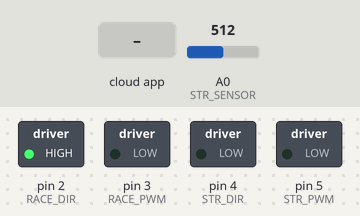
The sketch below on a simulated Arduino Uno, built with avr-gcc and run on an emulated ATmega328P. On the bench: switched loads named in the sketch (green lamp = pin HIGH). The test bench sets the inputs (shaded band); at power-on: A0 (STR_SENSOR) = 512. The ROS host is connected and sends only what is stated.

Above: at 1.2 s.
1.3 s: the phone or cloud app sets linear.x to -100
At 2.4 s:
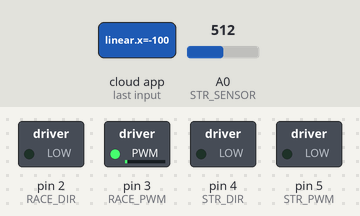
2.8 s: the phone or cloud app sets linear.x to 100
At 3.5 s:
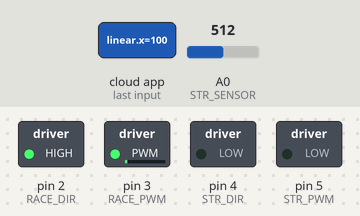
Timing chart, 0 to 5.8 s (numbered marks = the images above; inputs shaded):
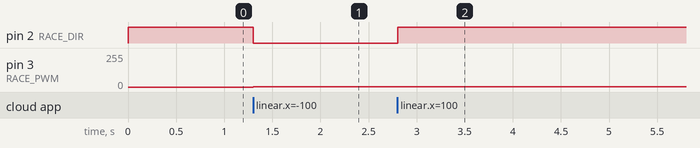

Measured:
- after the input at 1.3 s, pin 2 (RACE_DIR): HIGH → LOW at once; pin 3 (RACE_PWM): 0/255 → 1/255 at once
- after the input at 2.8 s, pin 2 (RACE_DIR): LOW → HIGH at once

The sketch:

control.ino
```cpp
#include <ros.h>
#include <std_msgs/String.h>
#include <geometry_msgs/Twist.h>

#define FWD         HIGH
#define BWD         LOW
#define RACE_DIR    2
#define RACE_PWM    3
#define MAX_SPEED   255
#define MIN_SPEED   0
#define DIR_SPEED   120
#define STR_DIR     4
#define STR_PWM     5
#define STR_SENSOR  A0
#define STR_MAX     490
#define STR_MIN     200
#define STR_MID     360
#define ANG_COVER   60
#define STR_EDGE    20

/* Pre declare function */
void controlMotor(const geometry_msgs::Twist& cmd_vel);

/* Setup ros node, publisher subscriber */
ros::NodeHandle nh;

/* Subscriber for cmd_vel */
ros::Subscriber <geometry_msgs::Twist> cmd_vel("/cmd_vel", controlMotor);

/* Variable declation for IMU sensor */
const int MPU_addr=0x68;  // I2C address of the MPU-6050
int16_t AcX,AcY,AcZ,Tmp,GyX,GyY,GyZ;
String data;

/* Variable declation for cmd_vel */
int linear, angular, nowValue, setValue, prevAngular;

void setup(){
  Serial.begin(57600);
  nh.getHardware() -> setBaud(57600);
  nh.initNode();
  nh.subscribe(cmd_vel);

  prevAngular = 0;

  /* Setup motor controller */
  pinMode(RACE_DIR, OUTPUT);
  pinMode(RACE_PWM, OUTPUT);
  pinMode(STR_DIR, OUTPUT);
  pinMode(STR_PWM, OUTPUT);
  pinMode(STR_SENSOR, INPUT);

  digitalWrite(RACE_DIR, FWD);
  digitalWrite(STR_DIR, BWD);
}

void loop(){
  nowValue = analogRead(STR_SENSOR);


  nh.spinOnce();
  delay(1);
}

/* Control the motor from cmd_vel topic */
void controlMotor(const geometry_msgs::Twist& cmd_vel){
  linear = (int) cmd_vel.linear.x;
  angular = (int) cmd_vel.angular.x;

  /* Set Motor Direction by linear value */
  if(linear < 0)  digitalWrite(RACE_DIR, BWD);
  else            digitalWrite(RACE_DIR, FWD);

  /* Set Motor Speed by linear value */
  analogWrite(RACE_PWM, abs(linear));

  /* Check edit anuglar */
  setValue = (((double)(angular + 30) / (double)ANG_COVER) * (double)(STR_MAX - STR_MIN)) + STR_MIN;

  /* if edited value is small, did not move motor */
  if(abs(prevAngular - angular) <= 1)       return;

  /* if move the goal value, prevAngular do edit */
  if(abs(nowValue - setValue) <= STR_EDGE){
    analogWrite(STR_PWM, 0);
    prevAngular = angular;
  } else if(nowValue < setValue){
    digitalWrite(STR_DIR, LOW);
    analogWrite(STR_PWM, DIR_SPEED);
  } else {
    digitalWrite(STR_DIR, HIGH);
    analogWrite(STR_PWM, DIR_SPEED);
  }
}
```
